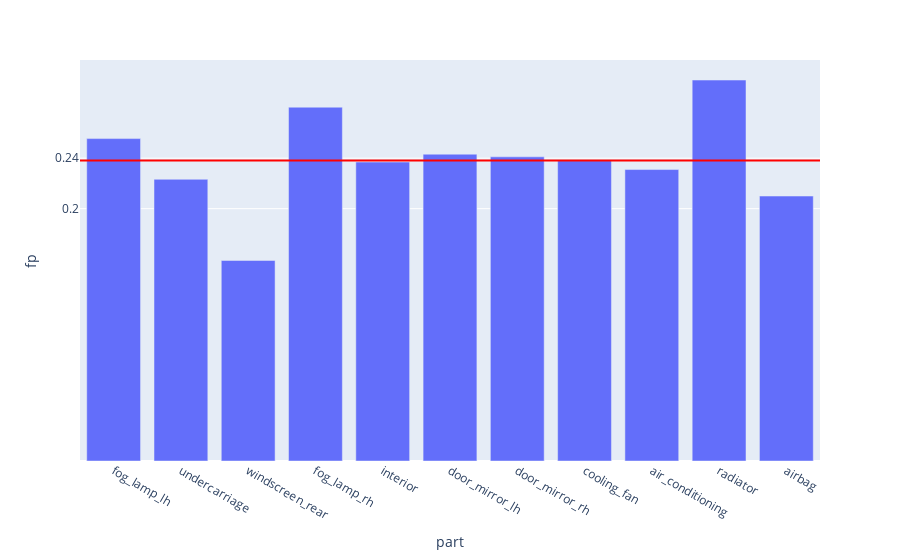

Write notebook code for a chart like this one.
### Code cell
fig = px.bar(evalMetrics, x = 'part', y = 'fp')

fig.add_hline(y=avgFp, line_width=2, line_color="red")

fig.update_layout(
    yaxis = dict(
        tickmode = 'array',
        tickvals = [np.format_float_positional(avgFp, 2), 0.2, 0.5, 0.7],
    )
)

### Figure 1 — Plotly figure (JSON) as saved in the notebook; plotly's stock layout.template omitted (floating-point values rounded to 4 significant figures)
{"data": [{"alignmentgroup": "True", "hovertemplate": "part=%{x}<br>fp=%{y}<extra></extra>", "legendgroup": "", "marker": {"color": "#636efa", "pattern": {"shape": ""}}, "name": "", "offsetgroup": "", "orientation": "v", "showlegend": false, "textposition": "auto", "type": "bar", "x": ["fog_lamp_lh", "undercarriage", "windscreen_rear", "fog_lamp_rh", "interior", "door_mirror_lh", "door_mirror_rh", "cooling_fan", "air_conditioning", "radiator", "airbag"], "xaxis": "x", "y": [0.2555, 0.2233, 0.1589, 0.2804, 0.237, 0.2432, 0.2411, 0.2381, 0.231, 0.3019, 0.21], "yaxis": "y"}], "layout": {"barmode": "relative", "legend": {"tracegroupgap": 0}, "margin": {"t": 60}, "shapes": [{"line": {"color": "red", "width": 2}, "type": "line", "x0": 0, "x1": 1, "xref": "x domain", "y0": 0.2382, "y1": 0.2382, "yref": "y"}], "xaxis": {"anchor": "y", "domain": [0, 1], "title": {"text": "part"}}, "yaxis": {"anchor": "x", "domain": [0, 1], "tickmode": "array", "tickvals": ["0.24", 0.2, 0.5, 0.7], "title": {"text": "fp"}}}}
